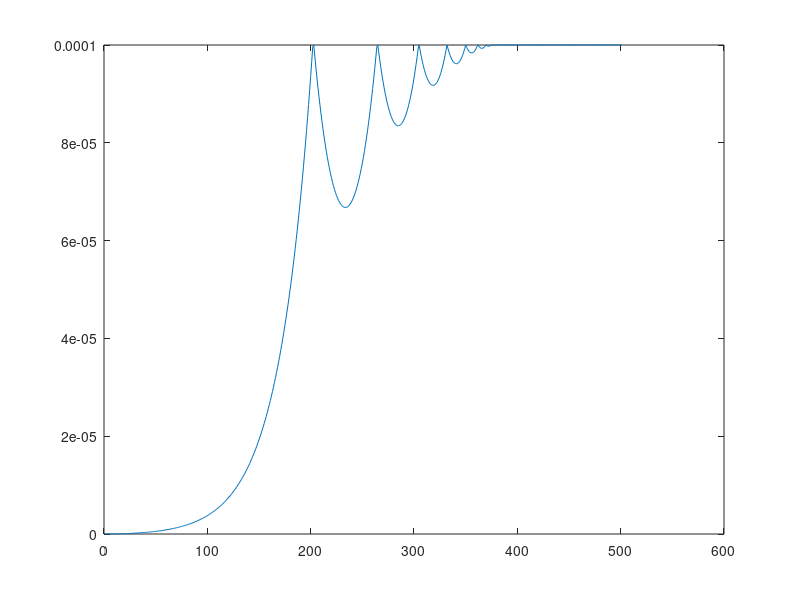

Write the MATLAB code that produced this figure.
% Paramètres et grandeurs physiques
M_MPM = 0.38e-3; % kg
P_MPM = M_MPM * 9.81; % N
course = 0.1e-3; % m
mu_f = 0.4; % 无单位
R=1;
% vecteur de temps
simulation_time = 0.05;
dt = 0.0001;
C_R=0.75;
object_pos = 0;
object_acc = 0;
object_vite = 0;
control_ix=0.01;
x = [];
v=[];
a=[];
fx=[];
e=[];
for t = 0:dt:simulation_time
    error = course - object_pos;
    e=[e error];
    Fx_M = 3.7293E+01 * object_pos - 4.3152E-11;
    Fx_EM = control_ix * (2.1252E+18 * object_pos.^6 - 9.7281E+07 * object_pos.^5 - 5.0226E+10 * object_pos.^4 + 1.3028E+00 * object_pos.^3 + 4.9317E+02 * object_pos.^2 - 1.0385E-07 * object_pos + 1.3115E-03);
    Fz_EM = control_ix * (-1.4456E+07 * object_pos.^3 + 1.2642E-05 * object_pos.^2 - 2.9536E-01 * object_pos + 9.3282E-14);
    
    Ftotal_x = Fx_M + Fx_EM;
    Ftotal_z = P_MPM + Fz_EM;
    Wnet = M_MPM * 9.81 - Ftotal_z;
    Ff = Wnet * mu_f;
    fx=[fx Fx_EM];
    object_acc = (Ftotal_x - Ff) / M_MPM;
    object_vite = object_vite + object_acc * dt;
    object_pos = object_pos + object_vite * dt;

    if object_pos >= course
        object_vite = -C_R*object_vite;
        object_pos = course;
    end
    x = [x object_pos];
    a = [a object_acc];
    v = [v object_vite];
    index = find(abs(e)>0.01*course);
    st = index(end) * dt;
    E = control_ix.^2*R*st;
   
end
fprintf('Total energie:%s\n',E);
plot(x)
